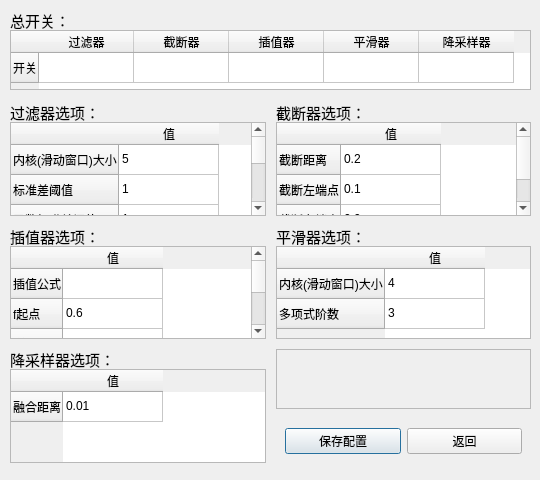
<?xml version="1.0" encoding="UTF-8"?>
<ui version="4.0">
 <class>PreprocessSettingDialog</class>
 <widget class="QDialog" name="PreprocessSettingDialog">
  <property name="geometry">
   <rect>
    <x>0</x>
    <y>0</y>
    <width>540</width>
    <height>480</height>
   </rect>
  </property>
  <property name="sizePolicy">
   <sizepolicy hsizetype="Fixed" vsizetype="Fixed">
    <horstretch>0</horstretch>
    <verstretch>0</verstretch>
   </sizepolicy>
  </property>
  <property name="windowTitle">
   <string>程序设置</string>
  </property>
  <widget class="QWidget" name="layoutWidget">
   <property name="geometry">
    <rect>
     <x>10</x>
     <y>10</y>
     <width>521</width>
     <height>81</height>
    </rect>
   </property>
   <layout class="QVBoxLayout" name="preprocessSwitchLayout">
    <property name="spacing">
     <number>0</number>
    </property>
    <item>
     <widget class="QLabel" name="staticLabel1">
      <property name="sizePolicy">
       <sizepolicy hsizetype="Minimum" vsizetype="Minimum">
        <horstretch>0</horstretch>
        <verstretch>0</verstretch>
       </sizepolicy>
      </property>
      <property name="maximumSize">
       <size>
        <width>16777215</width>
        <height>20</height>
       </size>
      </property>
      <property name="font">
       <font>
        <family>黑体</family>
        <pointsize>11</pointsize>
       </font>
      </property>
      <property name="text">
       <string>总开关：</string>
      </property>
     </widget>
    </item>
    <item>
     <widget class="QTableWidget" name="preprocessSwitchTable">
      <property name="sizePolicy">
       <sizepolicy hsizetype="Minimum" vsizetype="Minimum">
        <horstretch>0</horstretch>
        <verstretch>0</verstretch>
       </sizepolicy>
      </property>
      <property name="maximumSize">
       <size>
        <width>16777215</width>
        <height>60</height>
       </size>
      </property>
      <property name="verticalScrollBarPolicy">
       <enum>Qt::ScrollBarAlwaysOff</enum>
      </property>
      <attribute name="horizontalHeaderMinimumSectionSize">
       <number>31</number>
      </attribute>
      <attribute name="horizontalHeaderDefaultSectionSize">
       <number>95</number>
      </attribute>
      <attribute name="verticalHeaderDefaultSectionSize">
       <number>30</number>
      </attribute>
      <row>
       <property name="text">
        <string>开关</string>
       </property>
       <property name="textAlignment">
        <set>AlignCenter</set>
       </property>
      </row>
      <column>
       <property name="text">
        <string>过滤器</string>
       </property>
      </column>
      <column>
       <property name="text">
        <string>截断器</string>
       </property>
      </column>
      <column>
       <property name="text">
        <string>插值器</string>
       </property>
      </column>
      <column>
       <property name="text">
        <string>平滑器</string>
       </property>
      </column>
      <column>
       <property name="text">
        <string>降采样器</string>
       </property>
      </column>
      <item row="0" column="0">
       <property name="text">
        <string/>
       </property>
       <property name="textAlignment">
        <set>AlignCenter</set>
       </property>
      </item>
      <item row="0" column="1">
       <property name="textAlignment">
        <set>AlignCenter</set>
       </property>
      </item>
      <item row="0" column="2">
       <property name="textAlignment">
        <set>AlignCenter</set>
       </property>
      </item>
      <item row="0" column="3">
       <property name="textAlignment">
        <set>AlignCenter</set>
       </property>
      </item>
      <item row="0" column="4">
       <property name="text">
        <string/>
       </property>
       <property name="textAlignment">
        <set>AlignCenter</set>
       </property>
      </item>
     </widget>
    </item>
   </layout>
  </widget>
  <widget class="QWidget" name="layoutWidget">
   <property name="geometry">
    <rect>
     <x>10</x>
     <y>102</y>
     <width>521</width>
     <height>361</height>
    </rect>
   </property>
   <layout class="QFormLayout" name="OptionsLayout">
    <property name="horizontalSpacing">
     <number>10</number>
    </property>
    <property name="verticalSpacing">
     <number>10</number>
    </property>
    <item row="0" column="0">
     <layout class="QVBoxLayout" name="filterOptionsLayout">
      <property name="spacing">
       <number>0</number>
      </property>
      <item>
       <widget class="QLabel" name="staticLabel2">
        <property name="sizePolicy">
         <sizepolicy hsizetype="Minimum" vsizetype="Minimum">
          <horstretch>0</horstretch>
          <verstretch>0</verstretch>
         </sizepolicy>
        </property>
        <property name="maximumSize">
         <size>
          <width>16777215</width>
          <height>20</height>
         </size>
        </property>
        <property name="font">
         <font>
          <family>黑体</family>
          <pointsize>11</pointsize>
         </font>
        </property>
        <property name="text">
         <string>过滤器选项：</string>
        </property>
       </widget>
      </item>
      <item>
       <widget class="QTableWidget" name="filterOptionsTable">
        <property name="sizePolicy">
         <sizepolicy hsizetype="Maximum" vsizetype="Maximum">
          <horstretch>0</horstretch>
          <verstretch>0</verstretch>
         </sizepolicy>
        </property>
        <property name="maximumSize">
         <size>
          <width>16777215</width>
          <height>16777215</height>
         </size>
        </property>
        <property name="verticalScrollBarPolicy">
         <enum>Qt::ScrollBarAsNeeded</enum>
        </property>
        <attribute name="horizontalHeaderMinimumSectionSize">
         <number>31</number>
        </attribute>
        <attribute name="horizontalHeaderDefaultSectionSize">
         <number>100</number>
        </attribute>
        <attribute name="verticalHeaderDefaultSectionSize">
         <number>30</number>
        </attribute>
        <row>
         <property name="text">
          <string>内核(滑动窗口)大小</string>
         </property>
        </row>
        <row>
         <property name="text">
          <string>标准差阈值</string>
         </property>
        </row>
        <row>
         <property name="text">
          <string>导数标准差阈值</string>
         </property>
        </row>
        <row>
         <property name="text">
          <string>过滤次数</string>
         </property>
        </row>
        <row>
         <property name="text">
          <string>删除虚部小于0的点</string>
         </property>
        </row>
        <column>
         <property name="text">
          <string>值</string>
         </property>
        </column>
        <item row="0" column="0">
         <property name="text">
          <string>5</string>
         </property>
        </item>
        <item row="1" column="0">
         <property name="text">
          <string>1</string>
         </property>
        </item>
        <item row="2" column="0">
         <property name="text">
          <string>1</string>
         </property>
        </item>
        <item row="3" column="0">
         <property name="text">
          <string>-1</string>
         </property>
        </item>
        <item row="4" column="0">
         <property name="text">
          <string/>
         </property>
        </item>
       </widget>
      </item>
     </layout>
    </item>
    <item row="0" column="1">
     <layout class="QVBoxLayout" name="cutofferOptionsLayout">
      <property name="spacing">
       <number>0</number>
      </property>
      <item>
       <widget class="QLabel" name="staticLabel3">
        <property name="sizePolicy">
         <sizepolicy hsizetype="Minimum" vsizetype="Minimum">
          <horstretch>0</horstretch>
          <verstretch>0</verstretch>
         </sizepolicy>
        </property>
        <property name="maximumSize">
         <size>
          <width>16777215</width>
          <height>20</height>
         </size>
        </property>
        <property name="font">
         <font>
          <family>黑体</family>
          <pointsize>11</pointsize>
         </font>
        </property>
        <property name="text">
         <string>截断器选项：</string>
        </property>
       </widget>
      </item>
      <item>
       <widget class="QTableWidget" name="cutofferOptionsTable">
        <property name="sizePolicy">
         <sizepolicy hsizetype="Maximum" vsizetype="Maximum">
          <horstretch>0</horstretch>
          <verstretch>0</verstretch>
         </sizepolicy>
        </property>
        <property name="maximumSize">
         <size>
          <width>16777215</width>
          <height>16777215</height>
         </size>
        </property>
        <property name="verticalScrollBarPolicy">
         <enum>Qt::ScrollBarAsNeeded</enum>
        </property>
        <attribute name="horizontalHeaderMinimumSectionSize">
         <number>31</number>
        </attribute>
        <attribute name="horizontalHeaderDefaultSectionSize">
         <number>100</number>
        </attribute>
        <attribute name="verticalHeaderDefaultSectionSize">
         <number>30</number>
        </attribute>
        <row>
         <property name="text">
          <string>截断距离</string>
         </property>
        </row>
        <row>
         <property name="text">
          <string>截断左端点</string>
         </property>
        </row>
        <row>
         <property name="text">
          <string>截断右端点</string>
         </property>
        </row>
        <column>
         <property name="text">
          <string>值</string>
         </property>
        </column>
        <item row="0" column="0">
         <property name="text">
          <string>0.2</string>
         </property>
        </item>
        <item row="1" column="0">
         <property name="text">
          <string>0.1</string>
         </property>
        </item>
        <item row="2" column="0">
         <property name="text">
          <string>0.9</string>
         </property>
        </item>
       </widget>
      </item>
     </layout>
    </item>
    <item row="1" column="0">
     <layout class="QVBoxLayout" name="interpolaterOptionsLayout">
      <property name="spacing">
       <number>0</number>
      </property>
      <item>
       <widget class="QLabel" name="staticLabel4">
        <property name="sizePolicy">
         <sizepolicy hsizetype="Minimum" vsizetype="Minimum">
          <horstretch>0</horstretch>
          <verstretch>0</verstretch>
         </sizepolicy>
        </property>
        <property name="maximumSize">
         <size>
          <width>16777215</width>
          <height>20</height>
         </size>
        </property>
        <property name="font">
         <font>
          <family>黑体</family>
          <pointsize>11</pointsize>
         </font>
        </property>
        <property name="text">
         <string>插值器选项：</string>
        </property>
       </widget>
      </item>
      <item>
       <widget class="QTableWidget" name="interpolaterOptionsTable">
        <property name="sizePolicy">
         <sizepolicy hsizetype="Maximum" vsizetype="Maximum">
          <horstretch>0</horstretch>
          <verstretch>0</verstretch>
         </sizepolicy>
        </property>
        <property name="maximumSize">
         <size>
          <width>16777215</width>
          <height>16777215</height>
         </size>
        </property>
        <property name="verticalScrollBarPolicy">
         <enum>Qt::ScrollBarAsNeeded</enum>
        </property>
        <attribute name="horizontalHeaderMinimumSectionSize">
         <number>31</number>
        </attribute>
        <attribute name="horizontalHeaderDefaultSectionSize">
         <number>100</number>
        </attribute>
        <attribute name="verticalHeaderDefaultSectionSize">
         <number>30</number>
        </attribute>
        <row>
         <property name="text">
          <string>插值公式</string>
         </property>
        </row>
        <row>
         <property name="text">
          <string>f起点</string>
         </property>
        </row>
        <row>
         <property name="text">
          <string>f终点</string>
         </property>
        </row>
        <row>
         <property name="text">
          <string>点个数</string>
         </property>
        </row>
        <column>
         <property name="text">
          <string>值</string>
         </property>
        </column>
        <item row="1" column="0">
         <property name="text">
          <string>0.6</string>
         </property>
        </item>
        <item row="2" column="0">
         <property name="text">
          <string>4.5</string>
         </property>
        </item>
        <item row="3" column="0">
         <property name="text">
          <string>100</string>
         </property>
        </item>
       </widget>
      </item>
     </layout>
    </item>
    <item row="1" column="1">
     <layout class="QVBoxLayout" name="smootherOptionsLayout">
      <property name="spacing">
       <number>0</number>
      </property>
      <item>
       <widget class="QLabel" name="staticLabel5">
        <property name="sizePolicy">
         <sizepolicy hsizetype="Minimum" vsizetype="Minimum">
          <horstretch>0</horstretch>
          <verstretch>0</verstretch>
         </sizepolicy>
        </property>
        <property name="maximumSize">
         <size>
          <width>16777215</width>
          <height>20</height>
         </size>
        </property>
        <property name="font">
         <font>
          <family>黑体</family>
          <pointsize>11</pointsize>
         </font>
        </property>
        <property name="text">
         <string>平滑器选项：</string>
        </property>
       </widget>
      </item>
      <item>
       <widget class="QTableWidget" name="smootherOptionsTable">
        <property name="sizePolicy">
         <sizepolicy hsizetype="Maximum" vsizetype="Maximum">
          <horstretch>0</horstretch>
          <verstretch>0</verstretch>
         </sizepolicy>
        </property>
        <property name="maximumSize">
         <size>
          <width>16777215</width>
          <height>16777215</height>
         </size>
        </property>
        <property name="verticalScrollBarPolicy">
         <enum>Qt::ScrollBarAsNeeded</enum>
        </property>
        <attribute name="horizontalHeaderMinimumSectionSize">
         <number>31</number>
        </attribute>
        <attribute name="horizontalHeaderDefaultSectionSize">
         <number>100</number>
        </attribute>
        <attribute name="verticalHeaderDefaultSectionSize">
         <number>30</number>
        </attribute>
        <row>
         <property name="text">
          <string>内核(滑动窗口)大小</string>
         </property>
        </row>
        <row>
         <property name="text">
          <string>多项式阶数</string>
         </property>
        </row>
        <column>
         <property name="text">
          <string>值</string>
         </property>
        </column>
        <item row="0" column="0">
         <property name="text">
          <string>4</string>
         </property>
        </item>
        <item row="1" column="0">
         <property name="text">
          <string>3</string>
         </property>
        </item>
       </widget>
      </item>
     </layout>
    </item>
    <item row="2" column="0">
     <layout class="QVBoxLayout" name="downsamplerOptionsLayout">
      <property name="spacing">
       <number>0</number>
      </property>
      <item>
       <widget class="QLabel" name="staticLabel6">
        <property name="sizePolicy">
         <sizepolicy hsizetype="Minimum" vsizetype="Minimum">
          <horstretch>0</horstretch>
          <verstretch>0</verstretch>
         </sizepolicy>
        </property>
        <property name="maximumSize">
         <size>
          <width>16777215</width>
          <height>20</height>
         </size>
        </property>
        <property name="font">
         <font>
          <family>黑体</family>
          <pointsize>11</pointsize>
         </font>
        </property>
        <property name="text">
         <string>降采样器选项：</string>
        </property>
       </widget>
      </item>
      <item>
       <widget class="QTableWidget" name="downsamplerOptionsTable">
        <property name="sizePolicy">
         <sizepolicy hsizetype="Maximum" vsizetype="Maximum">
          <horstretch>0</horstretch>
          <verstretch>0</verstretch>
         </sizepolicy>
        </property>
        <property name="maximumSize">
         <size>
          <width>16777215</width>
          <height>16777215</height>
         </size>
        </property>
        <property name="verticalScrollBarPolicy">
         <enum>Qt::ScrollBarAsNeeded</enum>
        </property>
        <attribute name="horizontalHeaderMinimumSectionSize">
         <number>31</number>
        </attribute>
        <attribute name="horizontalHeaderDefaultSectionSize">
         <number>100</number>
        </attribute>
        <attribute name="verticalHeaderDefaultSectionSize">
         <number>30</number>
        </attribute>
        <row>
         <property name="text">
          <string>融合距离</string>
         </property>
        </row>
        <column>
         <property name="text">
          <string>值</string>
         </property>
        </column>
        <item row="0" column="0">
         <property name="text">
          <string>0.01</string>
         </property>
        </item>
       </widget>
      </item>
     </layout>
    </item>
    <item row="2" column="1">
     <layout class="QVBoxLayout" name="bottomButtonsLayout">
      <item>
       <widget class="QFrame" name="spacer">
        <property name="frameShape">
         <enum>QFrame::StyledPanel</enum>
        </property>
        <property name="frameShadow">
         <enum>QFrame::Raised</enum>
        </property>
       </widget>
      </item>
      <item>
       <widget class="QFrame" name="bottomButtonFrame">
        <property name="sizePolicy">
         <sizepolicy hsizetype="Expanding" vsizetype="Fixed">
          <horstretch>0</horstretch>
          <verstretch>0</verstretch>
         </sizepolicy>
        </property>
        <layout class="QHBoxLayout" name="bottomButtons">
         <item>
          <widget class="QPushButton" name="saveButton">
           <property name="text">
            <string>保存配置</string>
           </property>
          </widget>
         </item>
         <item>
          <widget class="QPushButton" name="cancelButton">
           <property name="text">
            <string>返回</string>
           </property>
          </widget>
         </item>
        </layout>
       </widget>
      </item>
     </layout>
    </item>
   </layout>
  </widget>
 </widget>
 <tabstops>
  <tabstop>preprocessSwitchTable</tabstop>
  <tabstop>filterOptionsTable</tabstop>
  <tabstop>cutofferOptionsTable</tabstop>
  <tabstop>interpolaterOptionsTable</tabstop>
  <tabstop>smootherOptionsTable</tabstop>
  <tabstop>downsamplerOptionsTable</tabstop>
  <tabstop>saveButton</tabstop>
  <tabstop>cancelButton</tabstop>
 </tabstops>
 <resources/>
 <connections>
  <connection>
   <sender>saveButton</sender>
   <signal>clicked()</signal>
   <receiver>PreprocessSettingDialog</receiver>
   <slot>saveOptions()</slot>
   <hints>
    <hint type="sourcelabel">
     <x>356</x>
     <y>431</y>
    </hint>
    <hint type="destinationlabel">
     <x>303</x>
     <y>-18</y>
    </hint>
   </hints>
  </connection>
  <connection>
   <sender>cancelButton</sender>
   <signal>clicked()</signal>
   <receiver>PreprocessSettingDialog</receiver>
   <slot>close()</slot>
   <hints>
    <hint type="sourcelabel">
     <x>459</x>
     <y>435</y>
    </hint>
    <hint type="destinationlabel">
     <x>392</x>
     <y>-26</y>
    </hint>
   </hints>
  </connection>
  <connection>
   <sender>preprocessSwitchTable</sender>
   <signal>clicked(QModelIndex)</signal>
   <receiver>PreprocessSettingDialog</receiver>
   <slot>updateEnableStates()</slot>
   <hints>
    <hint type="sourcelabel">
     <x>177</x>
     <y>65</y>
    </hint>
    <hint type="destinationlabel">
     <x>207</x>
     <y>-9</y>
    </hint>
   </hints>
  </connection>
 </connections>
 <slots>
  <slot>saveOptions()</slot>
  <slot>updateEnableStates()</slot>
 </slots>
</ui>
